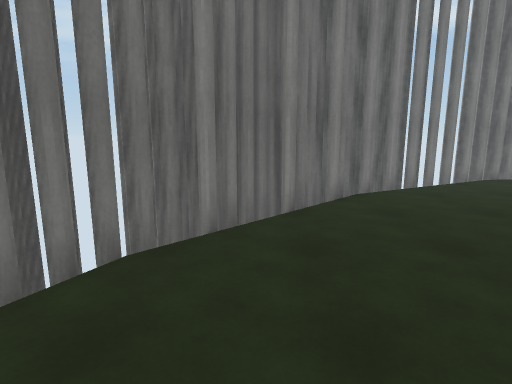
[1] (above)

18 first-person views from a walk through a scene from a Unity 3-D project. The camera is 1.5 m above the floor, tilts 10° down and sees 80° across. The floor is counted in squares, 1 m on a side. Each view is taken from the middle of a square. On the plan, view 1 faces up. The plan holds only what a view shows up to about 15 squares ahead; the rest is blank. The place goes on beyond the plan. The player is left out. Surface patterns are stand-ins for the level's own textures.

[2]
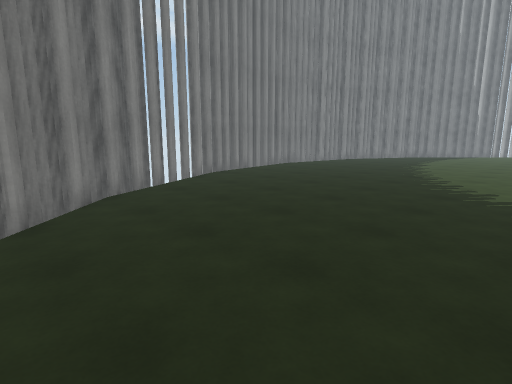

[3]
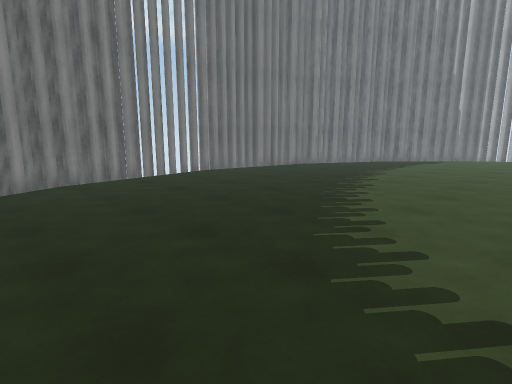

[4]
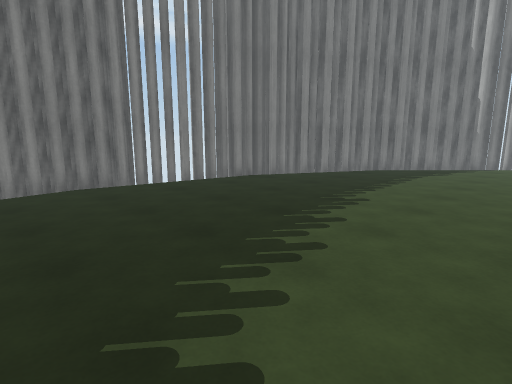

[5]
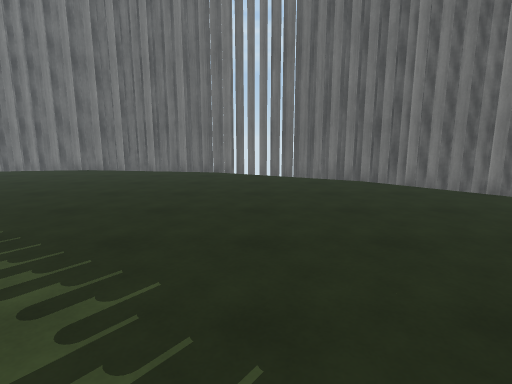

[6]
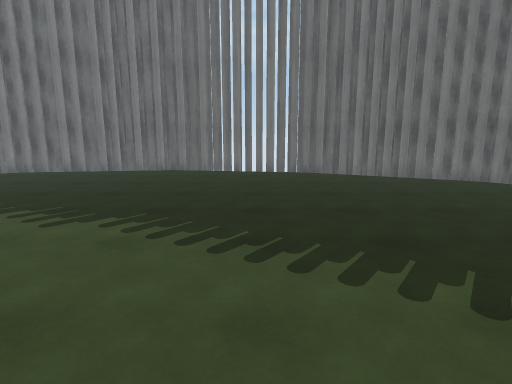

[7]
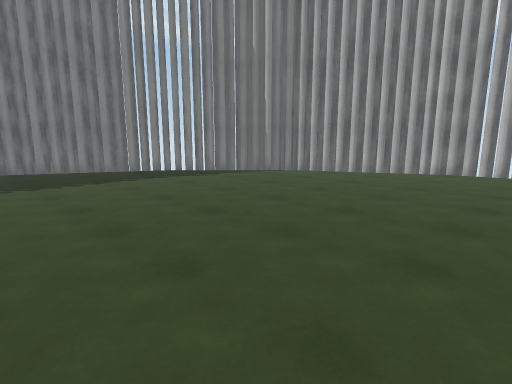

[8]
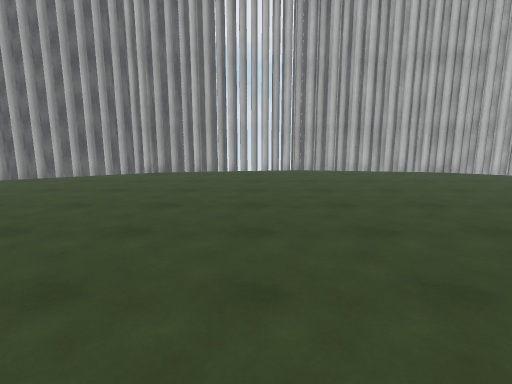

[9]
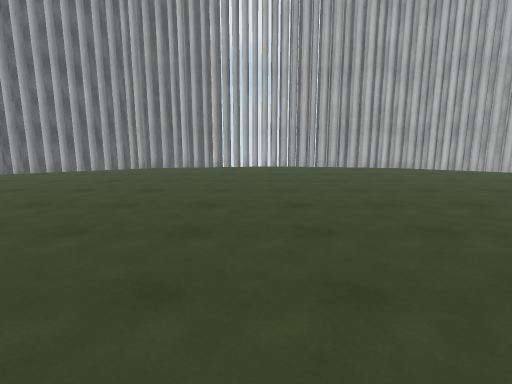

[10]
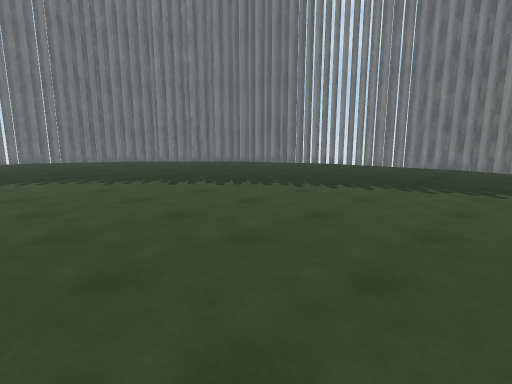

[11]
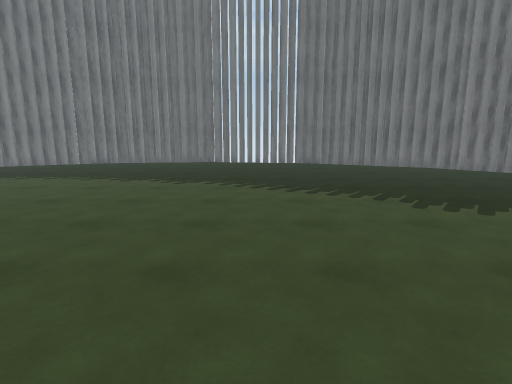

[12]
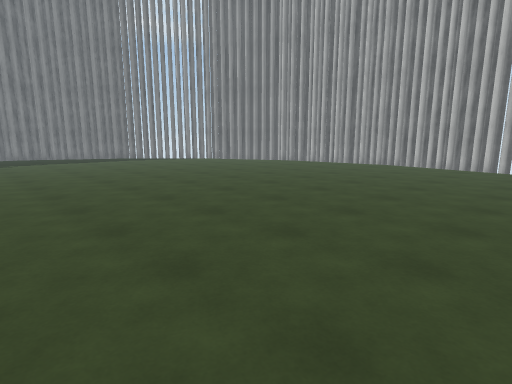

[13]
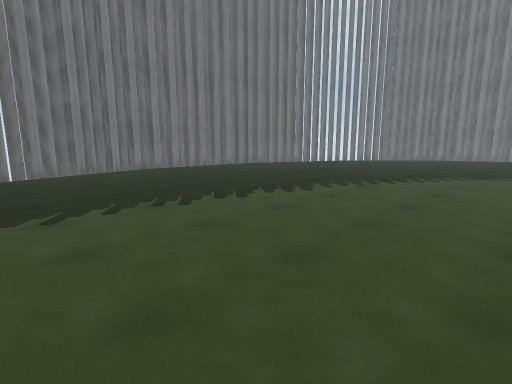

[14]
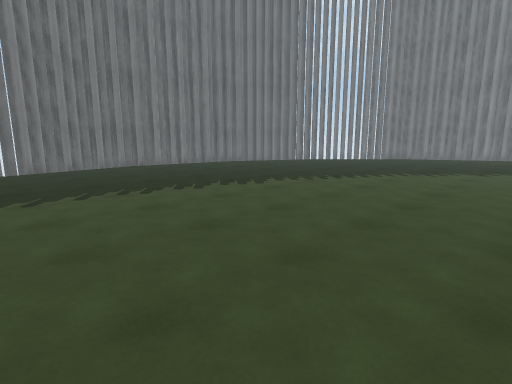

[15]
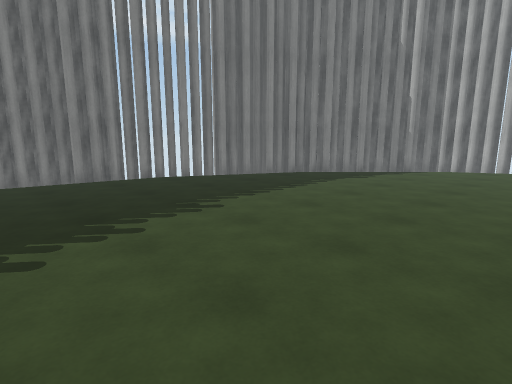

[16]
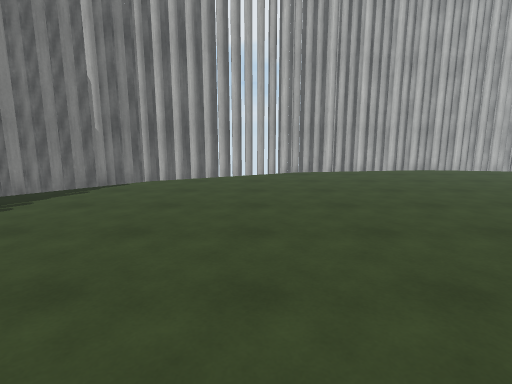

[17]
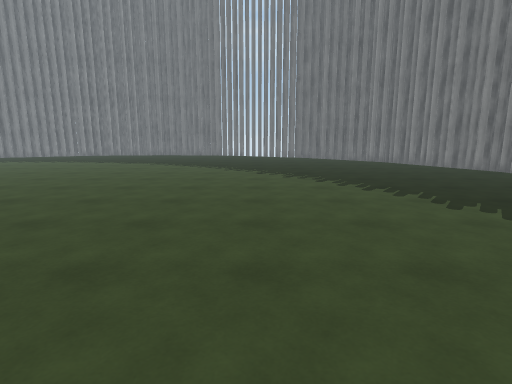

[18]
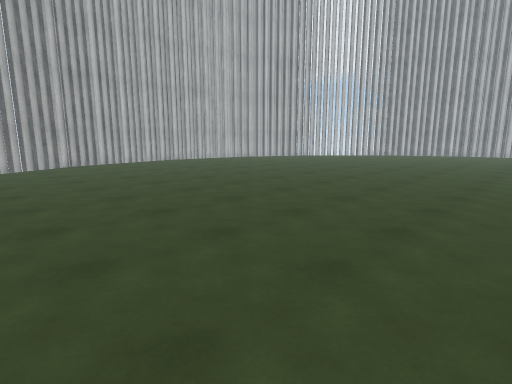

### Floor plan
Key: @ floor where view 1 was taken; # wall or solid block; . floor.
Columns run from 6 left of view 1 to 35 right of it. Each row starts with its distance up from view 1.
 12               ##############
 11            #####..........#####
 10          ####................####
  9         ###....................####
  8        ##........................##
  7      ###..........................###
  6     ###............................###
  5     ##..............................##
  4    ##................................##
  3    ##................................##
  2   ##..................................##
  1   ##..................................##
  0  ##...@................................##
 -1  ##....................................##
 -2  #......................................#
 -3  #......................................#
 -4  #......................................#
 -5 ##......................................##
 -6 # ...................................... #
 -7 #.................... ...................#
 -8 #...................  ...................#
 -9 #..................   ...................#
-10 # ................    .................. #
-11 ##................    ..................##
-12  #................    ..................#
-13  #................     .................#
-14  #...............      .................#
-15  ##  ........... .     .......   ......##

Positions as (right, up) in squares from view 1, and headings:
1: (0, 0), facing up
2: (0, 0), facing up-right
3: (6, 0), facing up-right
4: (12, 2), facing up-right
5: (9, 0), facing left
6: (9, -4), facing left
7: (19, -5), facing up-right
8: (20, -6), facing right
9: (18, -7), facing right
10: (18, -5), facing up-left
11: (14, -5), facing left
12: (17, -15), facing up-right
13: (9, -15), facing up-left
14: (11, -15), facing up-left
15: (15, 0), facing up-right
16: (20, 0), facing right
17: (22, 0), facing left
18: (15, 3), facing down-right
